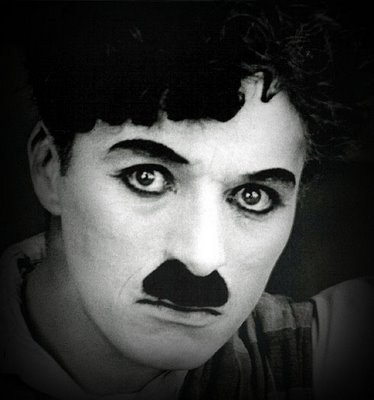
%> input picture SHAKIRA_SPACE_TIME A/Charlie-Chaplin.jpg, 374 x 400 px
$ octave --eval "result = imagenAd('Charlie-Chaplin.jpg');"   (GNU Octave 9; MATLAB toolbox functions it lacks are replaced by stand-ins)
%> lines starting %> are read from the running program, lines starting %| are printed output that depends on the picture

% conversor jpg a dat

function im=imagenAd(path)
%> called with path = 'Charlie-Chaplin.jpg'
  sz=100;
  imrgb=imread(path);
%> imrgb is the input picture: size 400x374x3 uint8; mean R, G, B 61.6, 62.2, 61
  imggray=rgb2gray(imrgb);
  [h,w]=size(imggray);
%> h = 400; w = 374
  if((h/w)>=1)
    im=imresize(imggray,(sz/h));
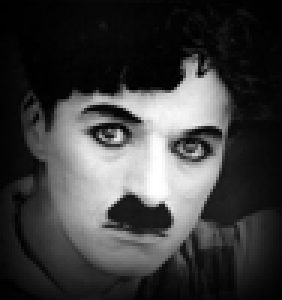
%> im: size 100x94 uint8 (shown 3 times larger); min 0, max 255, mean 61.9
    [h1,w1]=size(im);
%> h1 = 100; w1 = 94
    if(w~=100)
      im=[im zeros(100,uint16((100-w1)/2))];
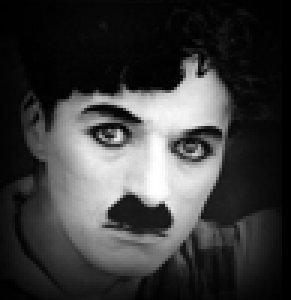
%> im: size 100x97 uint8 (shown 3 times larger); min 0, max 255, mean 60
      im=[zeros(100,((100-w1)-uint16((100-w1)/2))) im];
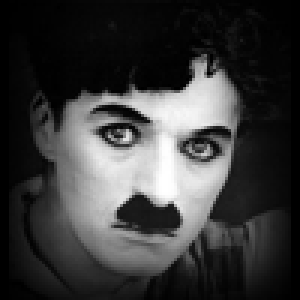
%> im: size 100x100 uint8 (shown 3 times larger); min 0, max 255, mean 58.2
    end
  end

  if((h/w)<1)
    im=imresize(imggray,(sz/w));
    [h1,w1]=size(im);
    if(w~=100)
      im=[im;zeros(uint16((100-h1)/2),100)];
      im=[(100-h1)-zeros(uint16((100-h1)/2),100);im];
    end
   end
  im=imrotate(im,90);
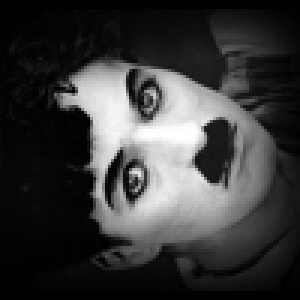
%> im: size 100x100 uint8 (shown 3 times larger); min 0, max 255, mean 58.2; mean of the top-left, top-right, bottom-left and bottom-right quarters 53, 67.7, 33.9, 78.3
  imshow(im)
  im=double(im)/255;
%> im: size 100x100 double
  im=im(:);
  im=[im; graythresh(imggray)];
  save('ImagenBin.dat','im','-ascii');
end

$ run again, on SHAKIRA_SPACE_TIME A/shakira.jpg
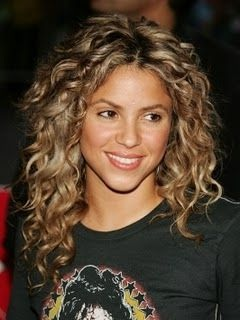
%> input picture SHAKIRA_SPACE_TIME A/shakira.jpg, 240 x 320 px
%> in imagenAd, imrgb is the input picture: size 320x240x3 uint8; mean R, G, B 80.9, 62.7, 46.2
%> in imagenAd, `imggray=rgb2gray(imrgb);`:
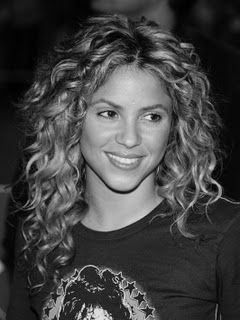
%> imggray: size 320x240 uint8; min 0, max 241, mean 66.3
%> in imagenAd, `im=imrotate(im,90);`:
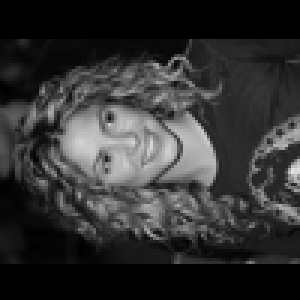
%> im: size 100x100 uint8 (shown 3 times larger); min 0, max 226, mean 49.7; mean of the top-left, top-right, bottom-left and bottom-right quarters 51.6, 48.1, 45.9, 53.2

$ run again, on SHAKIRA_SPACE_TIME A/shakira_2.jpg
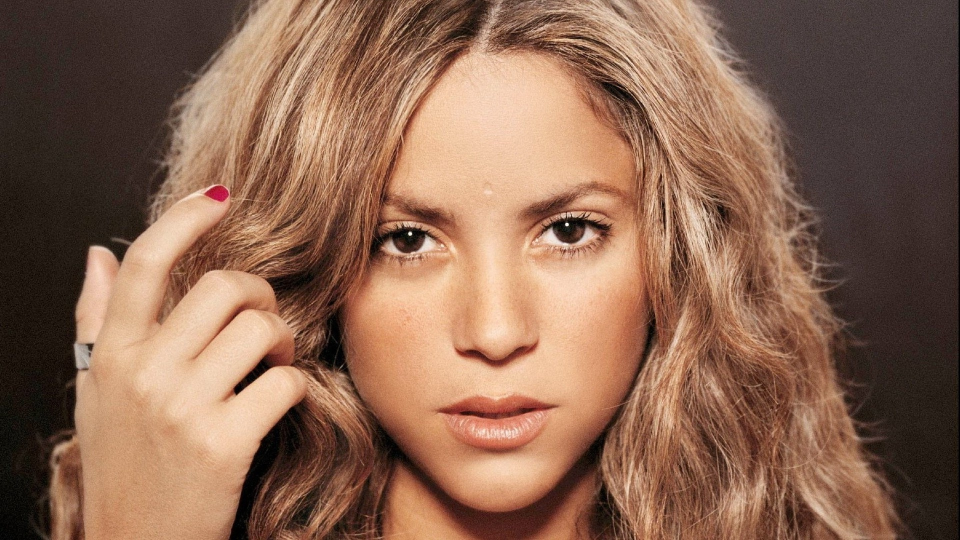
%> input picture SHAKIRA_SPACE_TIME A/shakira_2.jpg, 1920 x 1080 px (shown at 1/2 size)
%> in imagenAd, imrgb is the input picture: size 1080x1920x3 uint8; mean R, G, B 139.3, 102.5, 81.7
%> in imagenAd, `imggray=rgb2gray(imrgb);`:
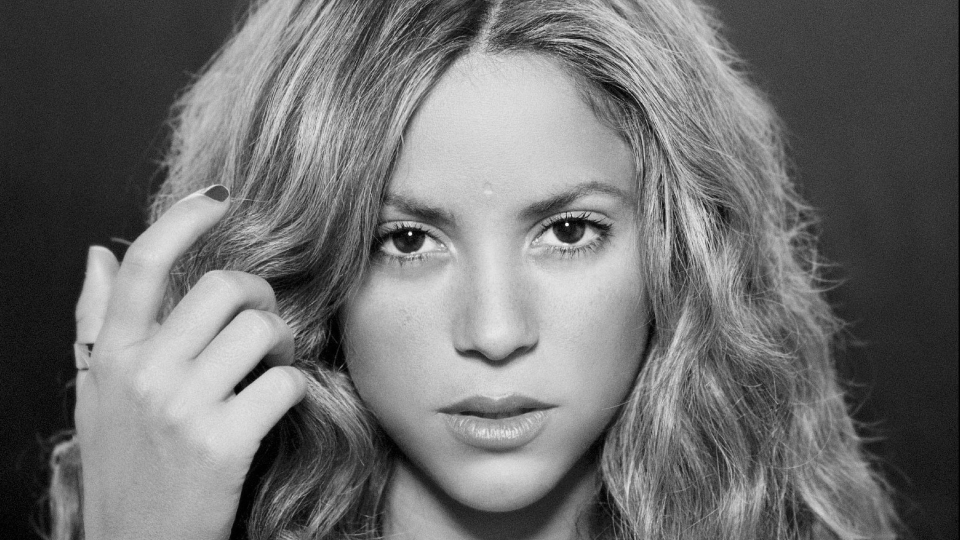
%> imggray: size 1080x1920 uint8 (shown at 1/2 size); min 0, max 254, mean 111.2
%> in imagenAd, `im=imrotate(im,90);`:
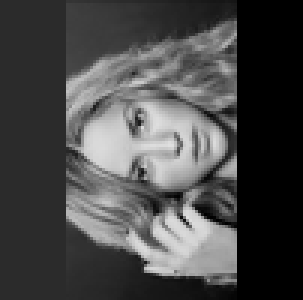
%> im: size 100x101 uint8 (shown 3 times larger); min 0, max 223, mean 72.1; mean of the top-left, top-right, bottom-left and bottom-right quarters 82.8, 60.4, 76, 69.6
